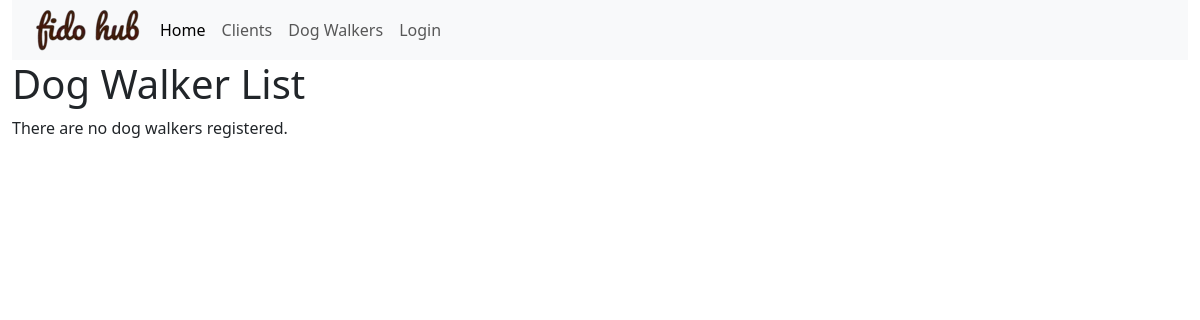
/dogwalkers/, run on an earlier commit of the app's database.
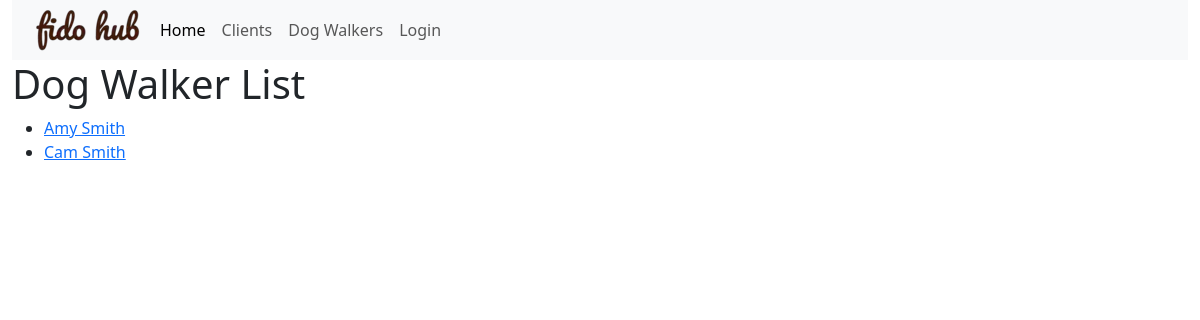
And on a later commit of the database.
### fidohub_app/models.py (models this page shows, shortened)
class DogWalker(models.Model):
    name = models.CharField(max_length=200)
    email = models.CharField(max_length=200)
    about = models.CharField(max_length=200, blank=False)
    def get_absolute_url(self):
        return reverse("dogwalker-detail", args=[str(self.id)])

### fidohub_app/views.py (the view)
# urls.py: path('dogwalkers/', views.DogWalkerListView.as_view(), name='dogwalkers'),
class DogWalkerListView(generic.ListView):
    model = DogWalker

### fidohub_app/templates/fidohub_app/dogwalker_list.html
{% extends 'fidohub_app/base_template.html' %}
{% block content %}
  <h1>Dog Walker List</h1>
  {% if dogwalker_list %}
    <ul>
      {% for dogwalker in dogwalker_list %}
        <li>
          <a href="{{ dogwalker.get_absolute_url }}">{{ dogwalker.name }}</a>
        </li>
      {% endfor %}
    </ul>
  {% else %}
    <p>There are no dog walkers registered.</p>
  {% endif %}
{% endblock %}

What changed in the data, as far as the page shows it:
added DogWalker: name "Amy Smith"
added DogWalker: name "Cam Smith"
Also different on the page:
text no longer shown: "There are no dog walkers registered."
